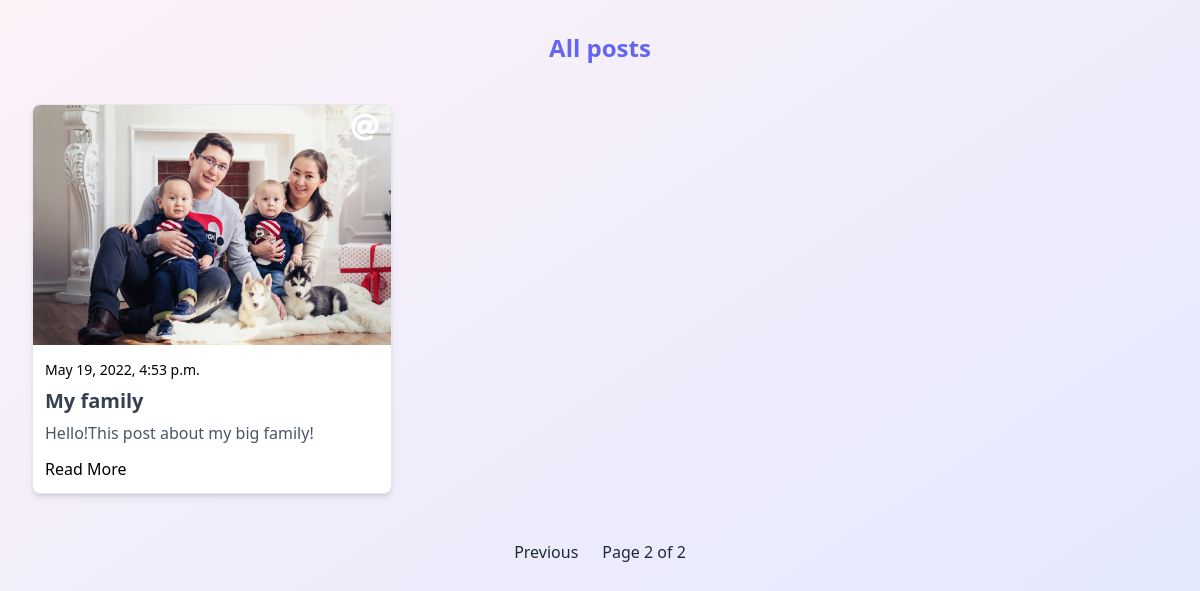
Screenshot of /blog/?page=2 with the database file from the repository.
### blog/models.py (models this page shows, shortened)
class Post(models.Model):
    STATUS_CHOICES = (
        ('draft', 'Draft'),
        ('published', 'Published'),
    )
    title = models.CharField(max_length=250)
    slug = models.SlugField(max_length=250, unique_for_date='publish')
    author = models.ForeignKey(User, on_delete=models.CASCADE)
    publish = models.DateTimeField(default=timezone.now)
    created = models.DateTimeField(auto_now_add=True)
    body = models.TextField()
    updated = models.DateTimeField(auto_now=True)
    status = models.CharField(
        max_length=10, choices=STATUS_CHOICES, default='draft')
    image = models.ImageField(upload_to="images")
    objects = models.Manager()
    published = PublishedManager()
    class Meta:
        ordering = ('-publish',)
    def get_absolute_url(self):
        return reverse("blog:post_detail", kwargs={"slug": self.slug, "year": self.publish.year, "month": self.publish.month, "day": self.publish.day})

### blog/views.py (the view)
# urls.py: path('', views.post_list, name='post_list'),
def post_list(request):
    object_list = Post.published.all()
    paginator = Paginator(object_list, per_page=4)
    page = request.GET.get('page')
    try:
        posts = paginator.page(page)
    except PageNotAnInteger:
        posts = paginator.page(1)
    except EmptyPage:
        posts = paginator.page(paginator.num_pages)
    context = {
        'posts': posts,
    }
    return render(request, 'blog/post/list.html', context)

### blog/models.py (called while the page is built)
    def get_queryset(self):
        queryset = super(PublishedManager, self).get_queryset().filter(
            status='published')
        return queryset

### blog/templates/blog/post/list.html (shortened to what this page needs)
{% extends 'blog/base.html' %}
{% block content %}
<section class="h-screen w-screen bg-gradient-to-br from-pink-50 to-indigo-100 p-8">
    <h1 class="text-center font-bold text-2xl text-indigo-500">All posts</h1>
    <div class="grid justify-center md:grid-cols-2 lg:grid-cols-3 gap-5 lg:gap-7 my-10">
        {% for post in posts %}
        <div class="bg-white rounded-lg border shadow-md max-w-xs md:max-w-none overflow-hidden relative">
            <a href="{% url 'blog:post_share' post.id %}" class="absolute top-2 right-3">
            </a>
            <img class="h-56 lg:h-60 w-full object-cover" src="{{ post.image.url }}" alt="" />
            <div class="p-3">
                <span class="text-sm text-primary">{{post.publish}}</span>
                <h3 class="font-semibold text-xl leading-6 text-gray-700 my-2">
                    {{post.title}}
                </h3>
                <p class="paragraph-normal text-gray-600">
                    {{post.body|truncatewords:14}}
                </p>
                <a class="mt-3 block" href="{{ post.get_absolute_url }}">Read More</a>
            </div>
        </div>
        {% endfor %}
    </div>
    {% include 'blog/includes/pagination.html' with page=posts%}
</section>
{% endblock content %}

### blog/static/blog/css/blog.css (style rules this page uses)
* { margin:0; padding:0; box-sizing: border-box; }

### rows the page displays
Post: image (picture), publish "May 19, 2022, 4:53 p.m.", title "My family", body "Hello!This post about my big family!"

### other values shown
{{ page.number }} "2"
{{ page.paginator.num_pages }} "2"
